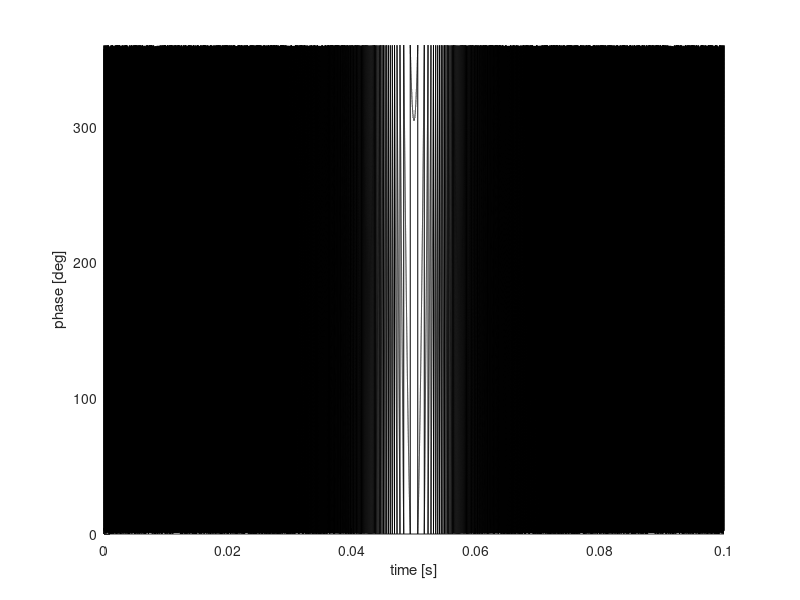
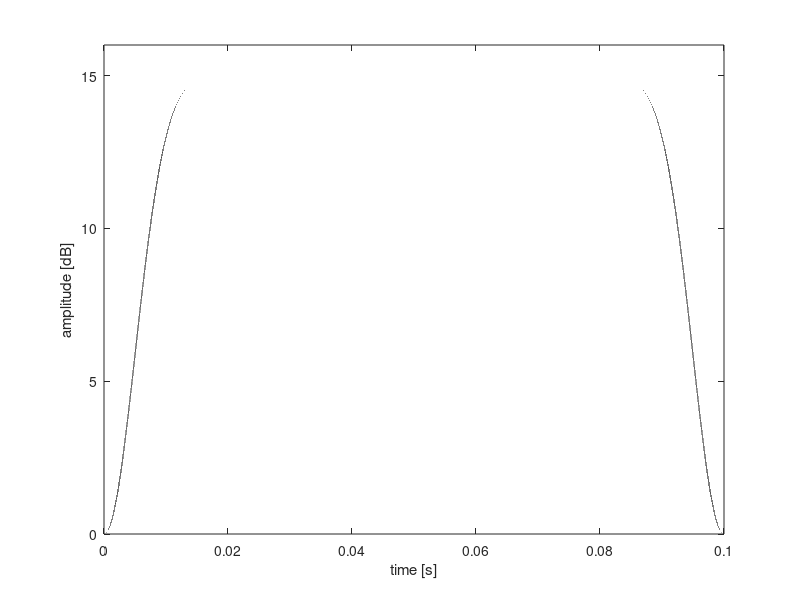

These figures' MATLAB source, in order:
% CHIRP phase table generator for Tecmag
% Adapted from Tecmag's CHIRP script

clear
clc
close all

%%%%%%% User-defined parameters %%%%%%%

% dt = 500e-9 ; %time per point in waveform (s) [Scout limit is 20ns]
N = 500000; %points to define the waveform
tau = 100e-3; %pulse length (s)
sliceheight = 0.300; %mm
G = 6.59; %T m-1, B0 field gradient
offset = 0; %mm, frequency offset (if applicable)
amplitude = 15; %dB, for Tecmag
% NOTE: positive offset moves to the left in the FT spectrum (negative
% position)

%%%%%%% END User-defined parameters %%%%%%%


% N = round(tau/dt); %number of points per pulse waveform
dt = (tau/N); %time per point in waveform (s) [Scout limit is 20 ns]
gamma = 42.576; %MHz T-1
SW = sliceheight*G*gamma*1000; %Hz
offsetHz = offset*1000*G*gamma; %Hz

phase = zeros(N,1);

ind = 1:N;
f = (ind-N/2)*(SW/N);
inc = 2*pi*f*dt;
o_inc = 2*pi*offsetHz*dt;

for i = 1:N-1
    phase(i+1) = phase(i)+inc(i)-o_inc;
end

phase = mod((phase*360/2/pi),360);
dlmwrite('CHIRP_Phase.dat',phase);



figure(1)
hold on
t = linspace(0,tau,N);
plot(t,phase,'-k')
xlabel('time [s]')
ylabel('phase [deg]')
ylim([0 360])

tamp = linspace(0,tau,N);
amp = amplitude*(1-(cos(pi*tamp/tau)).^40);
dlmwrite('CHIRP_Amp.dat',amp');

figure(2)
plot(tamp,amp,'-k')
xlabel('time [s]')
ylabel('amplitude [dB]')
ylim([0 amplitude+1])
